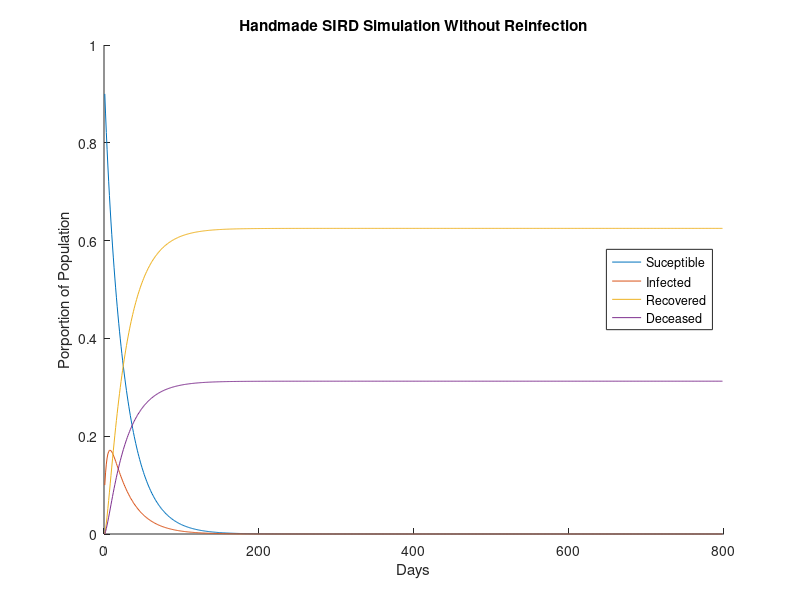
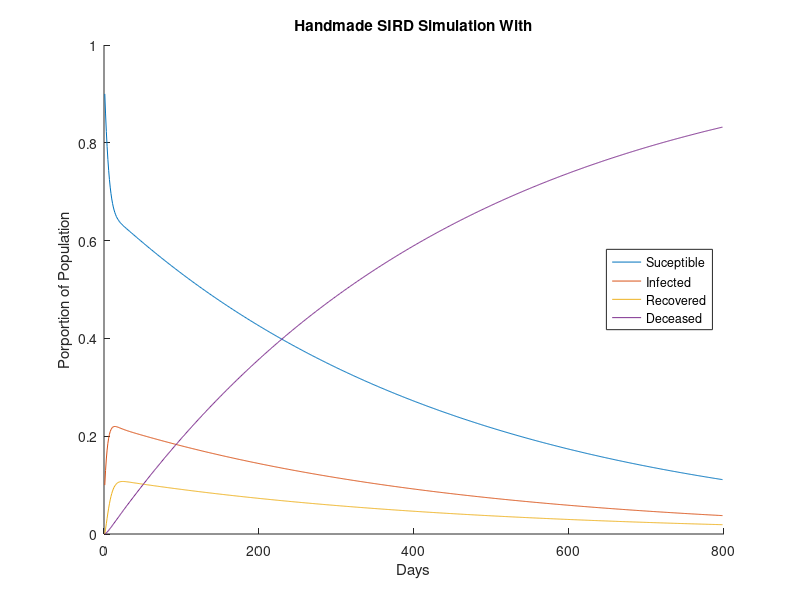

Reproduce these figures in MATLAB, in order.

%%Part 1: SIRD Modeling
load COVIDdata.mat
load mockdata.mat
%Subpart 1: Modeling SIRD Without Reinfections
time = 798;

xs_noReinfect = zeros(1, time);% - suceptible
xi_noReinfect = zeros(1, time);% - infected
xr_noReinfect = zeros(1, time);% - recovered
xd_noReinfect = zeros(1, time);% - deceased

xs_noReinfect(1) = 0.9;
xi_noReinfect(1) = 0.1;
xr_noReinfect(1) = 0;
xd_noReinfect(1) = 0;

                %S       I       R        D
A_noReinfect = [0.95    0.04    0.00    0.00;
                0.05    0.80    0.00    0.00; 
                0.00    0.10    1.00    0.00; 
                0.00    0.05    0.00    1.00];

x_noReinfect = [xs_noReinfect;
                        xi_noReinfect;
                        xr_noReinfect;
                        xd_noReinfect];   

for index = 1:time
    if(index==time)
        break;
    end
    x_noReinfect(:, index+1) = A_noReinfect*x_noReinfect(:,index);
end

figure();
hold on;
plot(x_noReinfect(1, :))
plot(x_noReinfect(2, :))
plot(x_noReinfect(3, :))
plot(x_noReinfect(4, :))
legend('Suceptible', 'Infected', 'Recovered', 'Deceased','Location', 'east');
xlabel('Days');
ylabel('Porportion of Population');
title('Handmade SIRD Simulation Without Reinfection')
hold off;

%% Subpart 2: Modeling SIRD With Reinfections
%Should we implement the same code but insead have some sort of function
%that keeps track of how long its been since an individual has been
%recoverd? Then after a certian period of time we can put them back into
%suceptiable. or, we can just make recovered a number less than one and
%that proportion goes into the suceptable

xs_reinfect = zeros(1, time);% - suceptible
xi_reinfect = zeros(1, time);% - infected
xr_reinfect = zeros(1, time);% - recovered
xd_reinfect = zeros(1, time);% - deceased

xs_reinfect(1) = 0.9;
xi_reinfect(1) = 0.1;
xr_reinfect(1) = 0;
xd_reinfect(1) = 0;

             %S        I       R       D
A_reinfect =[0.95    0.04    0.20    0.00;
             0.05    0.85    0.00    0.00; 
             0.00    0.10    0.80    0.00; 
             0.00    0.01    0.00    1.00];

x_reinfect = [xs_reinfect;
                     xi_reinfect;
                     xr_reinfect;
                     xd_reinfect];

for index = 1:time
    if(index==time)
        break;
    end
    x_reinfect(:, index+1) = A_reinfect*x_reinfect(:,index);
end

figure();
hold on;
plot(x_reinfect(1, :))
plot(x_reinfect(2, :))
plot(x_reinfect(3, :))
plot(x_reinfect(4, :))
legend('Suceptible', 'Infected', 'Recovered', 'Deceased','Location', 'east');
xlabel('Days');
ylabel('Porportion of Population');
title('Handmade SIRD Simulation With')
hold off;
